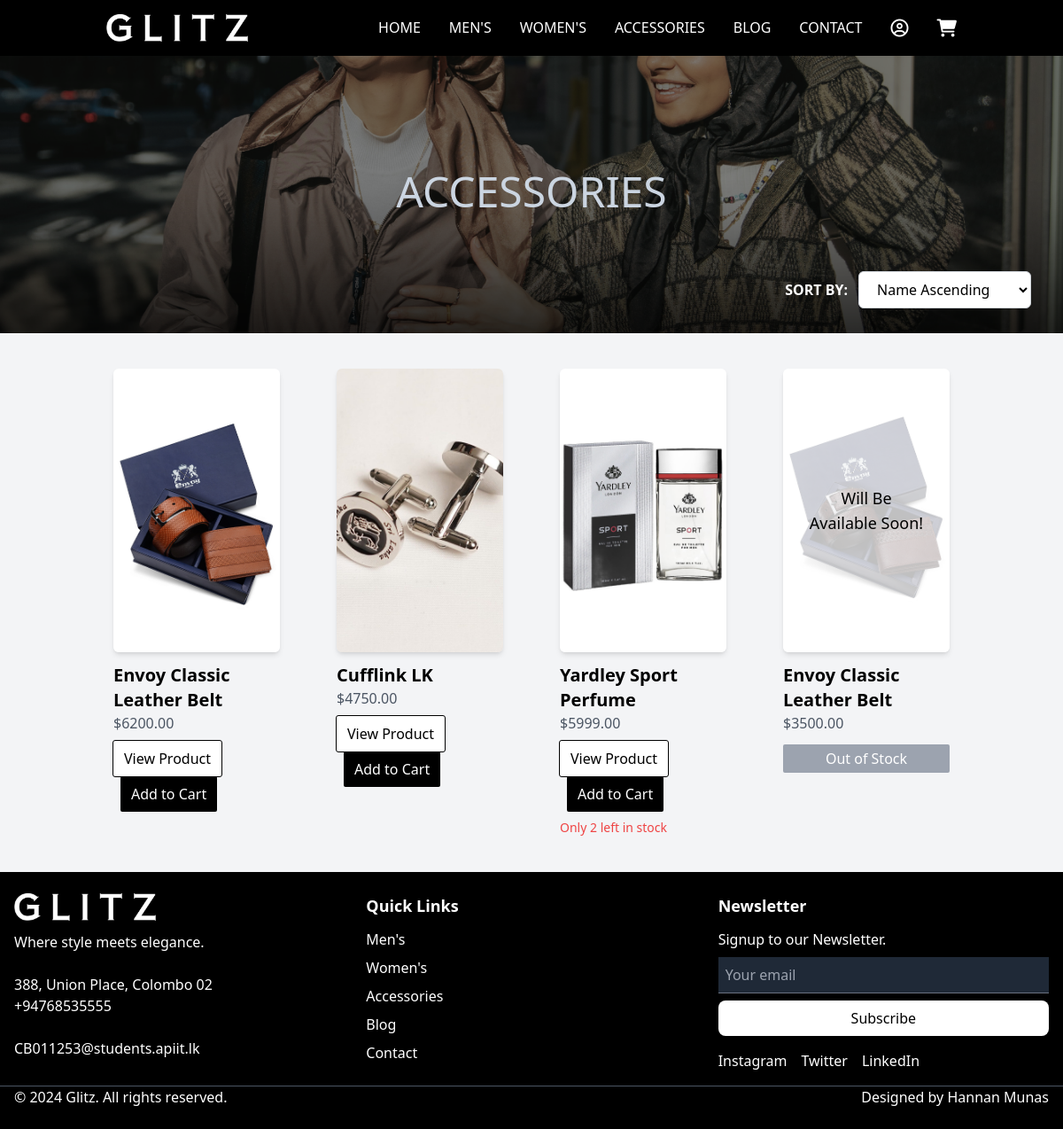
Screenshot of /public/accessories with the database file from the repository.
### tables this page shows
CREATE TABLE `products` (
  `id` int(11) NOT NULL,
  `name` varchar(255) NOT NULL,
  `category_id` int(11) NOT NULL,
  `price` decimal(10,2) NOT NULL,
  `description` text DEFAULT NULL,
  `image` varchar(255) NOT NULL,
  `created_at` timestamp NOT NULL DEFAULT current_timestamp(),
  `is_featured` tinyint(1) DEFAULT 0,
  `quantity` int(11) DEFAULT 0
);

### app/controllers/ProductController.php (called while the page is built, shortened)
<?php
class ProductController extends Controller {
    private $productModel;
    public function __construct() {
        $this->productModel = $this->model('ProductModel');
    }
    public function accessories() {
        $sortOption = isset($_GET['sort']) ? $_GET['sort'] : 'date_new';
        $products = $this->productModel->getSortedProductsByCategory('accessories', $sortOption);
        $this->renderView('customer/accessories', ['products' => $products, 'sortOption' => $sortOption]);
    }
}

### app/core/App.php (called while the page is built, shortened)
<?php
class App {
    protected $method = 'index';
    public function __construct() {
        $url = $this->parseUrl();
        if (isset($url[0]) && strtolower($url[0]) == 'admin') {
            $this->layout = 'layout/admin';
            if (!isset($_SESSION['user_id']) || $_SESSION['role'] !== 'admin') {
                $_SESSION['redirect_url'] = BASE_URL . implode('/', $url);
                header('Location: ' . BASE_URL . 'auth');
                exit;
            }
            if (isset($url[1])) {
                switch (strtolower($url[1])) {
                    case 'users':
                        $this->controller = 'UserController';
                        $this->method = 'users';
                        break;
                    case 'inquiries':
                        $this->controller = 'InquiryController';
                        $this->method = 'inquiries';
                        break;
                    case 'adduser':
                        $this->controller = 'UserController';
                        $this->method = 'addUser';
                        break;
                    case 'edituser':
                        $this->controller = 'UserController';
                        $this->method = 'editUser';
                        break;
                    case 'deleteuser':
                        $this->controller = 'UserController';
                        $this->method = 'deleteUser';
                        break;
                    case 'editinquiry':
                        $this->controller = 'InquiryController';
                        $this->method = 'editInquiry';
                        break;
                    case 'deleteinquiry':
                        $this->controller = 'InquiryController';
                        $this->method = 'deleteInquiry';
                        break;
                    case 'updatestatus':
                        $this->controller = 'InquiryController';
                        $this->method = 'updateStatus';
                        break;
                    default:
                        $this->controller = 'AdminController';
                        $this->method = 'dashboard';
                        break;
                }
            } else {
                $this->controller = 'AdminController';
                $this->method = 'dashboard';
            }
        }
        else if (isset($url[0]) && strtolower($url[0]) == 'auth') {
            $this->controller = 'AuthController';
            $this->method = 'index';
        }
        else if (isset($url[0]) && strtolower($url[0]) == 'logout') {
            $this->controller = 'AuthController';
            $this->method = 'logout';
        }
        else if (isset($url[0]) && in_array(strtolower($url[0]), ['mens', 'womens', 'accessories'])) {
            $this->method = strtolower($url[0]);
        }
        $this->controller = new $this->controller;
        $this->params = $url ? array_values($url) : [];
        call_user_func_array([$this->controller, $this->method], $this->params);
    }
    public function parseUrl() {
        if (isset($_GET['url'])) {
            return explode('/', filter_var(rtrim($_GET['url'], '/'), FILTER_SANITIZE_URL));
        }
        return [];
    }
}

### public/index.php (called while the page is built, shortened)
<?php
require_once '../app/core/Database.php';
require_once '../app/core/Controller.php';
require_once '../app/core/App.php';
$app = new App();

### app/core/Database.php (called while the page is built, shortened)
<?php
class Database {
    private $host = DB_HOST;
    private $user = DB_USER;
    private $pass = DB_PASS;
    private $dbname = DB_NAME;
    private $dbh;
    private $stmt;
    public function __construct() {
        $dsn = 'mysql:host=' . $this->host . ';dbname=' . $this->dbname;
        $options = [
            PDO::ATTR_PERSISTENT => true,
            PDO::ATTR_ERRMODE => PDO::ERRMODE_EXCEPTION
        ];
        try {
            $this->dbh = new PDO($dsn, $this->user, $this->pass, $options);
        } catch (PDOException $e) {
            echo 'Connection failed: ' . $e->getMessage();
        }
    }
    public function query($sql) {
        $this->stmt = $this->dbh->prepare($sql);
    }
    public function bind($param, $value, $type = null) {
        if (is_null($type)) {
            switch (true) {
                default:
                    $type = PDO::PARAM_STR;
            }
        }
        $this->stmt->bindValue($param, $value, $type);
    }
    public function execute() {
        return $this->stmt->execute();
    }
    public function resultSet() {
        $this->execute();
        return $this->stmt->fetchAll(PDO::FETCH_ASSOC);
    }
}

### app/models/ProductModel.php (called while the page is built, shortened)
<?php
class ProductModel {
    private $db;
    public function __construct() {
        $this->db = new Database();
    }
    public function getSortedProductsByCategory($category, $sortOption, $stockFilter = null) {
        $query = 'SELECT * FROM products WHERE category_id = (SELECT id FROM categories WHERE name = :category)';
        switch ($sortOption) {
            case 'date_new':
                $query .= ' ORDER BY created_at DESC';
                break;
        }
        $this->db->query($query);
        $this->db->bind(':category', $category);
        return $this->db->resultSet();
    }
}

### app/views/customer/accessories.php (the view, shortened to what this page needs)
<div>
    <div class="relative w-full h-80">
        <img src="<?= BASE_URL ?>images/banners/bannerAccessory.png" alt="accessories banner img" class="w-full h-full object-cover">
        <h1 class="absolute inset-0 flex items-center justify-center text-slate-300 text-5xl font-light">
            ACCESSORIES
        </h1>
        <div class="absolute bottom-5 right-5 flex items-center bg-opacity-70 px-4 py-2 rounded-lg">
            <label for="sortOptions" class="font-semibold mr-3 text-white">SORT BY:</label>
            <select id="sortOptions" class="bg-white border border-gray-300 px-4 py-2 rounded-md">
                <option value="name_asc" <?= isset($sortOption) && $sortOption == 'name_asc' ? 'selected' : '' ?>>Name Ascending</option>
            </select>
        </div>
    </div>
    <div id="main-content" class="container mx-auto p-5">
        <div id="productContainer" class="grid grid-cols-1 sm:grid-cols-2 md:grid-cols-3 lg:grid-cols-4 gap-6">
            <?php if (!empty($products)): ?>
                <?php foreach ($products as $product): ?>
                    <div class="relative product-card rounded-lg p-5">
                        <div class="relative">
                            <img src="<?= BASE_URL ?>images/accessories/<?= $product['image'] ?>" alt="<?= htmlspecialchars($product['name']) ?>" class="w-full h-80 object-cover mb-3 rounded-md shadow-md">
                            <?php if ($product['quantity'] <= 0): ?>
                                <div class="absolute inset-0 bg-white bg-opacity-75 flex items-center justify-center rounded-lg">
                                    <span class="text-black font-normal text-center text-lg">Will Be <br> Available Soon! </span>
                                </div>
                            <?php endif; ?>
                        </div>
                        <div>
                            <h2 class="text-xl font-semibold"><?= htmlspecialchars($product['name']) ?></h2>
                            <p class="text-gray-600">$<?= htmlspecialchars($product['price']) ?></p>
                        </div>
                        <?php if ($product['quantity'] > 0): ?>
                            <div class="mt-2">
                                <button class="view-product bg-white text-black px-3 py-2 rounded-sm outline outline-1" data-id="<?= $product['id'] ?>">View Product</button>
                                <button class="add-to-cart bg-black text-white px-3 py-2 rounded-sm ml-2" data-id="<?= $product['id'] ?>">Add to Cart</button>
                            </div>
                        <?php else: ?>
                            <button class="bg-gray-400 text-white px-3 py-1 rounded-sm mt-3 w-full cursor-not-allowed" disabled>Out of Stock</button>
                        <?php endif; ?>
                        <?php if ($product['quantity'] < 5 && $product['quantity'] > 0): ?>
                            <p class="text-red-500 text-sm mt-2">Only <?= $product['quantity'] ?> left in stock</p>
                        <?php endif; ?>
                    </div>
                <?php endforeach; ?>
            <?php else: ?>
                <p>No products found.</p>
            <?php endif; ?>
        </div>
    </div>
</div>

### rows the page displays
products: image (picture), name "Envoy Classic Leather Belt", price "6200.00"
products: image (picture), name "Cufflink LK", price "4750.00"
products: image (picture), name "Yardley Sport Perfume", price "5999.00", quantity "2"
products: image (picture), quantity "Will Be", name "Envoy Classic Leather Belt", price "3500.00"
